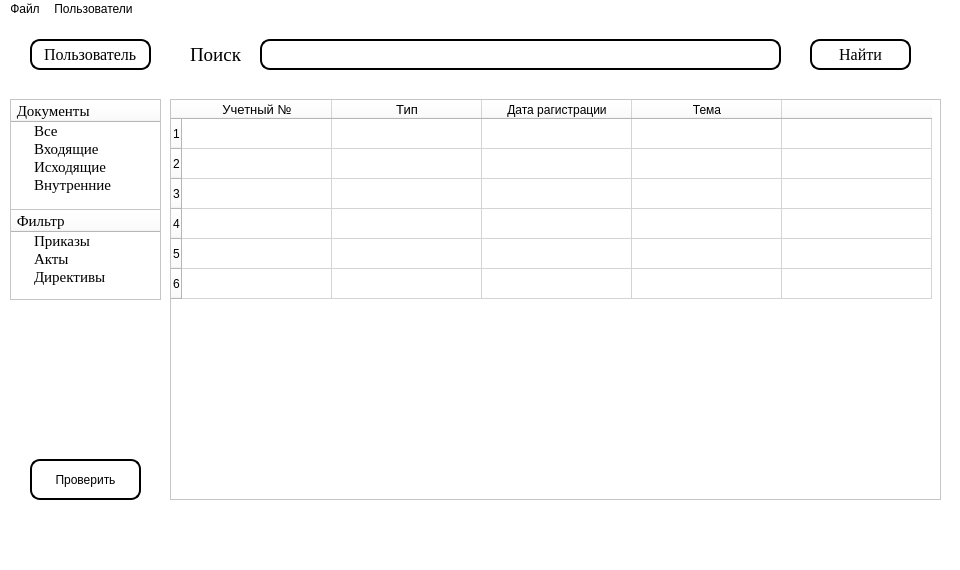
<?xml version="1.0" encoding="UTF-8"?>
<ui version="4.0">
 <class>MainWindow</class>
 <widget class="QMainWindow" name="MainWindow">
  <property name="geometry">
   <rect>
    <x>0</x>
    <y>0</y>
    <width>960</width>
    <height>570</height>
   </rect>
  </property>
  <property name="windowTitle">
   <string>MainWindow</string>
  </property>
  <property name="styleSheet">
   <string notr="true">background-color: rgb(255, 255, 255);</string>
  </property>
  <widget class="QWidget" name="centralwidget">
   <widget class="QTableWidget" name="tableWidget">
    <property name="geometry">
     <rect>
      <x>170</x>
      <y>80</y>
      <width>771</width>
      <height>401</height>
     </rect>
    </property>
    <property name="font">
     <font>
      <family>Times New Roman</family>
      <pointsize>10</pointsize>
     </font>
    </property>
    <property name="styleSheet">
     <string notr="true"/>
    </property>
    <property name="rowCount">
     <number>6</number>
    </property>
    <property name="columnCount">
     <number>5</number>
    </property>
    <attribute name="horizontalHeaderDefaultSectionSize">
     <number>150</number>
    </attribute>
    <row/>
    <row/>
    <row/>
    <row/>
    <row/>
    <row/>
    <column>
     <property name="text">
      <string>Учетный №</string>
     </property>
     <property name="font">
      <font>
       <pointsize>10</pointsize>
      </font>
     </property>
    </column>
    <column>
     <property name="text">
      <string>Тип</string>
     </property>
     <property name="font">
      <font>
       <pointsize>10</pointsize>
      </font>
     </property>
    </column>
    <column>
     <property name="text">
      <string>Дата рагистрации</string>
     </property>
    </column>
    <column>
     <property name="text">
      <string>Тема</string>
     </property>
    </column>
    <column>
     <property name="text">
      <string/>
     </property>
    </column>
    <item row="0" column="0">
     <property name="text">
      <string/>
     </property>
     <property name="flags">
      <set>ItemIsDragEnabled|ItemIsUserCheckable</set>
     </property>
    </item>
    <item row="1" column="4">
     <property name="text">
      <string/>
     </property>
    </item>
   </widget>
   <widget class="QTreeWidget" name="treeWidget">
    <property name="geometry">
     <rect>
      <x>10</x>
      <y>80</y>
      <width>151</width>
      <height>111</height>
     </rect>
    </property>
    <property name="font">
     <font>
      <family>Times New Roman</family>
      <pointsize>11</pointsize>
     </font>
    </property>
    <property name="styleSheet">
     <string notr="true"/>
    </property>
    <property name="columnCount">
     <number>1</number>
    </property>
    <column>
     <property name="text">
      <string> Документы</string>
     </property>
     <property name="font">
      <font>
       <family>Times New Roman</family>
       <pointsize>11</pointsize>
      </font>
     </property>
    </column>
    <item>
     <property name="text">
      <string>Все</string>
     </property>
    </item>
    <item>
     <property name="text">
      <string>Входящие</string>
     </property>
    </item>
    <item>
     <property name="text">
      <string>Исходящие</string>
     </property>
    </item>
    <item>
     <property name="text">
      <string>Внутренние</string>
     </property>
    </item>
   </widget>
   <widget class="QPushButton" name="pushButton">
    <property name="geometry">
     <rect>
      <x>30</x>
      <y>440</y>
      <width>111</width>
      <height>41</height>
     </rect>
    </property>
    <property name="styleSheet">
     <string notr="true">border: 2px solid black;
border-radius: 10px;</string>
    </property>
    <property name="text">
     <string>Проверить</string>
    </property>
    <property name="checkable">
     <bool>false</bool>
    </property>
    <property name="autoRepeat">
     <bool>false</bool>
    </property>
    <property name="autoExclusive">
     <bool>false</bool>
    </property>
    <property name="flat">
     <bool>false</bool>
    </property>
   </widget>
   <widget class="QLineEdit" name="lineEdit">
    <property name="geometry">
     <rect>
      <x>30</x>
      <y>20</y>
      <width>121</width>
      <height>31</height>
     </rect>
    </property>
    <property name="font">
     <font>
      <family>Times New Roman</family>
      <pointsize>12</pointsize>
     </font>
    </property>
    <property name="styleSheet">
     <string notr="true">border: 2px solid black;
border-radius: 10px;</string>
    </property>
    <property name="text">
     <string>Пользователь</string>
    </property>
    <property name="alignment">
     <set>Qt::AlignCenter</set>
    </property>
    <property name="readOnly">
     <bool>true</bool>
    </property>
    <property name="clearButtonEnabled">
     <bool>false</bool>
    </property>
   </widget>
   <widget class="QTreeWidget" name="treeWidget_2">
    <property name="geometry">
     <rect>
      <x>10</x>
      <y>190</y>
      <width>151</width>
      <height>91</height>
     </rect>
    </property>
    <property name="font">
     <font>
      <family>Times New Roman</family>
      <pointsize>11</pointsize>
     </font>
    </property>
    <column>
     <property name="text">
      <string> Фильтр</string>
     </property>
     <property name="font">
      <font>
       <family>Times New Roman</family>
       <pointsize>11</pointsize>
      </font>
     </property>
    </column>
    <item>
     <property name="text">
      <string>Приказы</string>
     </property>
    </item>
    <item>
     <property name="text">
      <string>Акты</string>
     </property>
    </item>
    <item>
     <property name="text">
      <string>Директивы</string>
     </property>
    </item>
   </widget>
   <widget class="QLabel" name="label">
    <property name="geometry">
     <rect>
      <x>190</x>
      <y>20</y>
      <width>61</width>
      <height>31</height>
     </rect>
    </property>
    <property name="font">
     <font>
      <family>Times New Roman</family>
      <pointsize>14</pointsize>
     </font>
    </property>
    <property name="text">
     <string>Поиск</string>
    </property>
   </widget>
   <widget class="QLineEdit" name="lineEdit_2">
    <property name="geometry">
     <rect>
      <x>260</x>
      <y>20</y>
      <width>521</width>
      <height>31</height>
     </rect>
    </property>
    <property name="font">
     <font>
      <family>Times New Roman</family>
      <pointsize>12</pointsize>
     </font>
    </property>
    <property name="styleSheet">
     <string notr="true">border: 2px solid black;
border-radius: 10px;</string>
    </property>
   </widget>
   <widget class="QPushButton" name="pushButton_2">
    <property name="geometry">
     <rect>
      <x>810</x>
      <y>20</y>
      <width>101</width>
      <height>31</height>
     </rect>
    </property>
    <property name="font">
     <font>
      <family>Times New Roman</family>
      <pointsize>12</pointsize>
     </font>
    </property>
    <property name="styleSheet">
     <string notr="true">border: 2px solid black;
border-radius: 10px;</string>
    </property>
    <property name="text">
     <string>Найти</string>
    </property>
   </widget>
  </widget>
  <widget class="QMenuBar" name="menubar">
   <property name="geometry">
    <rect>
     <x>0</x>
     <y>0</y>
     <width>960</width>
     <height>21</height>
    </rect>
   </property>
   <widget class="QMenu" name="menu">
    <property name="title">
     <string>Файл</string>
    </property>
    <addaction name="action_2"/>
   </widget>
   <widget class="QMenu" name="menu_2">
    <property name="title">
     <string>Пользователи</string>
    </property>
    <addaction name="action"/>
   </widget>
   <addaction name="menu"/>
   <addaction name="menu_2"/>
  </widget>
  <action name="action">
   <property name="text">
    <string>Сменить пользователя</string>
   </property>
  </action>
  <action name="action_2">
   <property name="text">
    <string>Добавить</string>
   </property>
  </action>
 </widget>
 <resources/>
 <connections/>
</ui>
